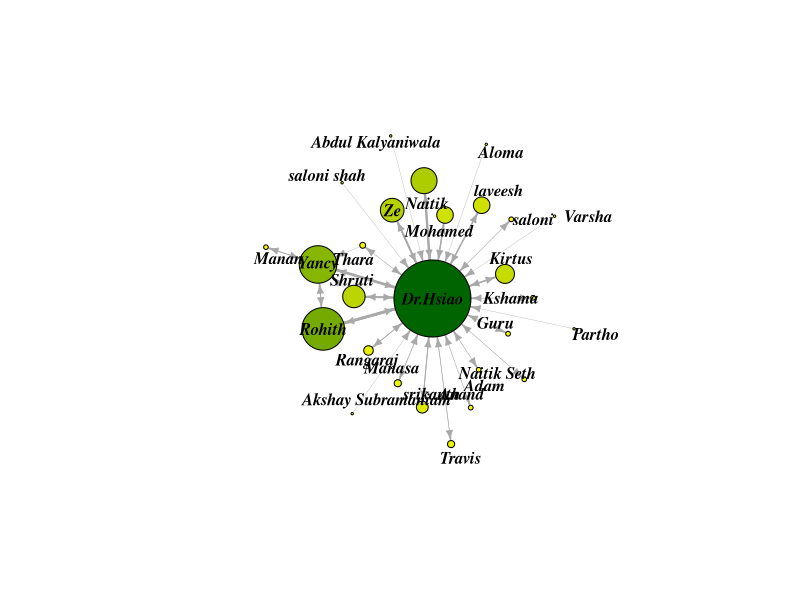

Recreate this plot in R.
# NAME: SATRAJIT MAITRA
# ASU ID: 1215097780

library(igraph)
library(scales)

ga.data <- read.csv('modified_email.csv', header=TRUE) 
adj_matrix <- get.adjacency(graph.edgelist(as.matrix(ga.data), directed=TRUE))

g <- graph.adjacency(adj_matrix, mode="directed", weighted=TRUE)

wc <- walktrap.community(g)
modularity(wc)
members <- membership(wc)

# Degree Centrality
centralization.degree(g)

# Betweenness Centrality
centralization.betweenness(g)

# Eigenvector Centrality
eigen_centrality(g)
eig <- eigen_centrality(g)$vector

# Graph Manipulation
E(g)$width <- E(g)$weight / 3
E(g)$arrow.size <- 0.5
E(g)$arrow.width <- 1
V(g)$size <- eig * 50
V(g)$label.font <- 4
V(g)$label.color <- 'black'
fine = 1000
pal = colorRampPalette(c('yellow','dark green'))
graphCol = pal(fine)[as.numeric(cut(eig,breaks = fine))]

radian.rescale <- function(x, start=0, direction=1) {
  c.rotate <- function(x) (x + start) %% (2 * pi) * direction
  c.rotate(scales::rescale(x, c(0, 2 * pi), range(x)))
}
lab.locs <- radian.rescale(x=1:27, direction=-1, start=0)
dist_labels = c(3,0,2.5,2,1.5,1.5,0,1.5,1.5,1.5,1.5,1.5,2.5,2,0,1.5,0,1.5,1.5,1,2,1.5,1.5,1.5,1.5,2,2)
ldh = layout_with_dh(g, coords = NULL, maxiter = 10, fineiter = max(10,
                     log2(vcount(g))), cool.fact = 0.75, weight.node.dist = 1,
                     weight.border = 0, weight.edge.lengths = edge_density(g)/10,
                     weight.edge.crossings = 1 - sqrt(edge_density(g)),
                     weight.node.edge.dist = 0.2 * (1 - edge_density(g)))

# Plotting
plot(g, vertex.label=V(g)$label, vertex.label.dist=dist_labels, vertex.label.degree=lab.locs, vertex.color=graphCol, layout=ldh)
